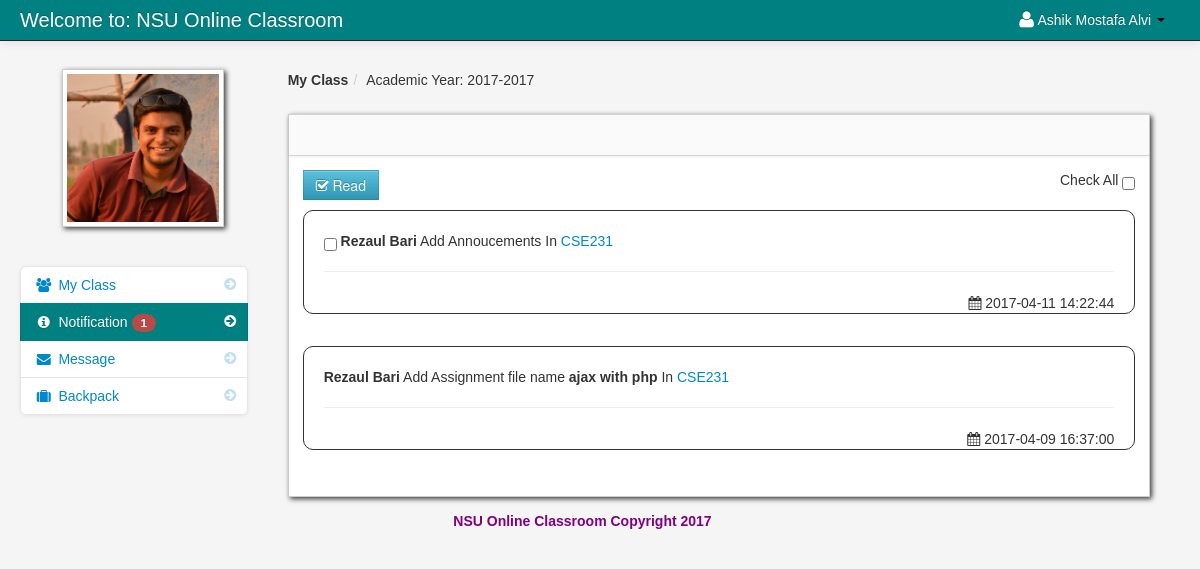
The page /student_notification.php (signed in) on the database its author committed.
### tables this page shows
CREATE TABLE `student` (
  `student_id` int(11) NOT NULL,
  `firstname` varchar(100) NOT NULL,
  `lastname` varchar(100) NOT NULL,
  `class_id` int(11) NOT NULL,
  `username` varchar(100) NOT NULL,
  `password` varchar(100) NOT NULL,
  `email` varchar(100) NOT NULL,
  `contact_number` int(12) NOT NULL,
  `location` varchar(100) NOT NULL,
  `status` varchar(100) NOT NULL
);

CREATE TABLE `school_year` (
  `school_year_id` int(11) NOT NULL,
  `school_year` varchar(100) NOT NULL
);

CREATE TABLE `teacher_class_student` (
  `teacher_class_student_id` int(11) NOT NULL,
  `teacher_class_id` int(11) NOT NULL,
  `student_id` int(11) NOT NULL,
  `teacher_id` int(11) NOT NULL,
  `Present` int(30) NOT NULL DEFAULT '0',
  `Absent` int(30) NOT NULL DEFAULT '0',
  `Late` int(30) NOT NULL DEFAULT '0',
  `Sick` int(30) NOT NULL DEFAULT '0'
);

CREATE TABLE `teacher` (
  `teacher_id` int(11) NOT NULL,
  `username` varchar(100) NOT NULL,
  `password` varchar(200) NOT NULL,
  `firstname` varchar(100) NOT NULL,
  `lastname` varchar(100) NOT NULL,
  `department_id` int(11) NOT NULL,
  `location` varchar(200) NOT NULL,
  `about` varchar(500) NOT NULL,
  `teacher_status` varchar(20) NOT NULL,
  `teacher_stat` varchar(100) NOT NULL
);

CREATE TABLE `notification` (
  `notification_id` int(11) NOT NULL,
  `teacher_class_id` int(11) NOT NULL,
  `notification` varchar(100) NOT NULL,
  `date_of_notification` varchar(50) NOT NULL,
  `link` varchar(100) NOT NULL
);

CREATE TABLE `class` (
  `class_id` int(11) NOT NULL,
  `class_name` varchar(100) NOT NULL
);

### session.php (called while the page is built, shortened)
<?php
$session_id=$_SESSION['id'];
?>

### count.php (called while the page is built)
<?php
	$school_year_query = mysql_query("select * from school_year order by school_year DESC")or die(mysql_error());
	$school_year_query_row = mysql_fetch_array($school_year_query);
	$school_year = $school_year_query_row['school_year'];
	?>
	<?php $query_yes = mysql_query("select * from teacher_class_student
LEFT JOIN teacher_class ON teacher_class.teacher_class_id = teacher_class_student.teacher_class_id
LEFT JOIN class ON class.class_id = teacher_class.class_id
LEFT JOIN teacher ON teacher.teacher_id = teacher_class_student.teacher_id
JOIN notification ON notification.teacher_class_id = teacher_class.teacher_class_id
where teacher_class_student.student_id = '$session_id' and school_year = '$school_year'   order by notification.date_of_notification DESC
")or die(mysql_error());
$count_no = mysql_num_rows($query_yes);
         ?>
<?php $query_no = mysql_query("select * from notification
LEFT JOIN notification_read ON notification_read.notification_id = notification.notification_id
where notification_read.student_id  = '$session_id'
")or die(mysql_error());
$count_yes = mysql_num_rows($query_no);
         ?>
<?php $not_read = $count_no -  $count_yes; ?>

### student_notification.php (the view, shortened to what this page needs)
<?php include('header_dashboard.php'); ?>
<?php include('session.php'); ?>
    <body>
		<?php include('navbar_student.php'); ?>
        <div class="container-fluid">
            <div class="row-fluid">
				<?php include('student_notification_sidebar.php'); ?>
                <div class="span9" id="content">
                     <div class="row-fluid">
					     <ul class="breadcrumb">
						<?php
						$school_year_query = mysql_query("select * from school_year order by school_year DESC")or die(mysql_error());
						$school_year_query_row = mysql_fetch_array($school_year_query);
						$school_year = $school_year_query_row['school_year'];
						?>
							<li><a href="#"><b>My Class</b></a><span class="divider">/</span></li>
							<li><a href="#">Academic Year: <?php echo $school_year_query_row['school_year']; ?></a></li>
						</ul>
                        <div id="block_bg" class="block">
                            <div class="navbar navbar-inner block-header">
                            </div>
                            <div class="block-content collapse in">
                                <div class="span12">
  					<form action="read.php" method="post">
						<?php if($not_read == '0'){
								}else{ ?>
							<button id="delete"  class="btn btn-info" name="read"><i class="icon-check"></i> Read</button>
													<div class="pull-right">
							Check All <input type="checkbox"  name="selectAll" id="checkAll" />
							</div>
								<?php } ?>
					<?php $query = mysql_query("select * from teacher_class_student
					LEFT JOIN teacher_class ON teacher_class.teacher_class_id = teacher_class_student.teacher_class_id
					LEFT JOIN class ON class.class_id = teacher_class.class_id
					LEFT JOIN teacher ON teacher.teacher_id = teacher_class_student.teacher_id
					JOIN notification ON notification.teacher_class_id = teacher_class.teacher_class_id
					where teacher_class_student.student_id = '$session_id' and school_year = '$school_year'  order by notification.date_of_notification DESC
					")or die(mysql_error());
					$count = mysql_num_rows($query);
					if ($count  > 0){
					while($row = mysql_fetch_array($query)){
					$get_id = $row['teacher_class_id'];
					$id = $row['notification_id'];
					$query_yes_read = mysql_query("select * from notification_read where notification_id = '$id' and student_id = '$session_id'")or die(mysql_error());
					$read_row = mysql_fetch_array($query_yes_read);
					$yes = $read_row['student_read'];
					?>
									<div class="post"  id="del<?php echo $id; ?>">
										<?php if ($yes == 'yes'){
										}else{
										?>
										<input id="" class="" name="selector[]" type="checkbox" value="<?php echo $id; ?>">
										<?php } ?>
											<strong><?php echo $row['firstname']." ".$row['lastname'];  ?></strong>
											<?php echo $row['notification']; ?> In
											<a href="<?php echo $row['link']; ?><?php echo '?id='.$get_id; ?>">
											<?php echo $row['class_name']; ?>
											</a>
										<hr>
										<div class="pull-right">
										<i class="icon-calendar"></i>&nbsp;<?php echo $row['date_of_notification']; ?>
										</div>
											</div>
					<?php
					} }else{
					?>
					<div class="alert alert-info"><strong><i class="icon-info-sign"></i> No Notifications Found</strong></div>
					<?php
					}
					?>
					</form>
                                </div>
                            </div>
                        </div>
                    </div>
                </div>
            </div>
		<?php include('footer.php'); ?>
        </div>
		<?php include('script.php'); ?>
    </body>
</html>

### navbar_student.php (shortened to what this page needs)
<div class="navbar navbar-fixed-top navbar-inverse">
        <div class="navbar-inner">
            <div class="container-fluid">
                <a class="brand" href="#">Welcome to: NSU Online Classroom</a>
					<div class="nav-collapse collapse">
						<ul class="nav pull-right">
							<?php $query= mysql_query("select * from student where student_id = '$session_id'")or die(mysql_error());
									$row = mysql_fetch_array($query);
							?>
							<li class="dropdown">
								<a href="#" role="button" class="dropdown-toggle" data-toggle="dropdown"> <i class="icon-user icon-large"></i><?php echo $row['firstname']." ".$row['lastname'];  ?> <i class="caret"></i></a>
							</li>
						</ul>
					</div>
            </div>
        </div>
</div>

### student_notification_sidebar.php (shortened to what this page needs)
<div class="span3" id="sidebar">
		<img id="avatar" class="img-polaroid" src="admin/<?php echo $row['location']; ?>">
		<?php include('count.php'); ?>
		<ul class="nav nav-list bs-docs-sidenav nav-collapse collapse">
			<li class=""><a href="dashboard_student.php"><i class="icon-chevron-right"></i><i class="icon-group"></i>&nbsp;My Class</a></li>
			<li class="active">
				<a href="student_notification.php"><i class="icon-chevron-right"></i><i class="icon-info-sign"></i>&nbsp;Notification
				<?php if($not_read == '0'){
				}else{ ?>
					<span class="badge badge-important"><?php echo $not_read; ?></span>
				<?php } ?>
				</a>
			</li>
			<li class="">
			<a href="student_message.php"><i class="icon-chevron-right"></i><i class="icon-envelope-alt"></i>&nbsp;Message
			</a>
			</li>
			<li class=""><a href="backpack.php"><i class="icon-chevron-right"></i><i class="icon-suitcase"></i>&nbsp;Backpack</a></li>
		</ul>
</div>

### admin/assets/styles.css (style rules this page uses)
body { padding-top: 60px; padding-bottom: 40px; background-color: #f5f5f5; }
#content { margin-left:0px; }
.breadcrumb { margin: 0 0 0px; padding: 10px 0px; background-color: transparent; }
.block { background: url("../images/pixel-60fff.png") repeat scroll 0 0 rgba(0, 0, 0, 0) !important; border: 1px solid #ccc; background: white; margin: 1em 0em; border-top: none; -webkit-box-shadow: 2px 2px 5px rgba(0, 0, 6, 0.75); -moz-box-shadow: 2px 2px 5px rgba(0, 0, 6, 0.75); box-shadow: 2px 2px 5px rgba(0, 0, 6, 0.75); }
.block-content { margin: 1em; min-height: .25em; }
.block-header { margin-bottom: 0px; border-right: none; border-left: none; -webkit-border-radius: 0px; -moz-border-radius: 0px; border-radius: 0px; }
.bs-docs-sidenav { max-width: 228px; margin: 30px 0 0; padding: 0; background-color: #fff; -webkit-border-radius: 6px; -moz-border-radius: 6px; border-radius: 6px; -webkit-box-shadow: 0 1px 4px rgba(0,0,0,.065); -moz-box-shadow: 0 1px 4px rgba(0,0,0,.065); box-shadow: 0 1px 4px rgba(0,0,0,.065); }
.bs-docs-sidenav > li > a { display: block; width: 190px \9; margin: 0 0 -1px; padding: 8px 14px; border: 1px solid #e5e5e5; }
.bs-docs-sidenav > li:first-child > a { -webkit-border-radius: 6px 6px 0 0; -moz-border-radius: 6px 6px 0 0; border-radius: 6px 6px 0 0; }
.bs-docs-sidenav > li:last-child > a { -webkit-border-radius: 0 0 6px 6px; -moz-border-radius: 0 0 6px 6px; border-radius: 0 0 6px 6px; }
.bs-docs-sidenav > .active > a { position: relative; z-index: 2; padding: 9px 15px; border: 0; text-shadow: 0 1px 0 rgba(0,0,0,.15); -webkit-box-shadow: inset 1px 0 0 rgba(0,0,0,.1), inset -1px 0 0 rgba(0,0,0,.1); -moz-box-shadow: inset 1px 0 0 rgba(0,0,0,.1), inset -1px 0 0 rgba(0,0,0,.1); box-shadow: inset 1px 0 0 rgba(0,0,0,.1), inset -1px 0 0 rgba(0,0,0,.1); }
.bs-docs-sidenav .icon-chevron-right { float: right; margin-top: 2px; margin-right: -6px; opacity: .25; }
.bs-docs-sidenav .active .icon-chevron-right, .bs-docs-sidenav .active a:hover .icon-chevron-right { opacity: 1; }

### rows shown on the page
student: firstname "Ashik Mostafa", lastname "Alvi", location (picture)
school_year: school_year "2017-2017"
teacher_class_student: teacher.firstname "Rezaul", teacher.lastname "Bari", notification.notification "Add Annoucements", class.class_name "CSE231", notification.date_of_notification "2017-04-11 14:22:44", notification.notification "Add Assignment file name ajax with php", notification.date_of_notification "2017-04-09 16:37:00"

### other values the page prints
$not_read "1"
